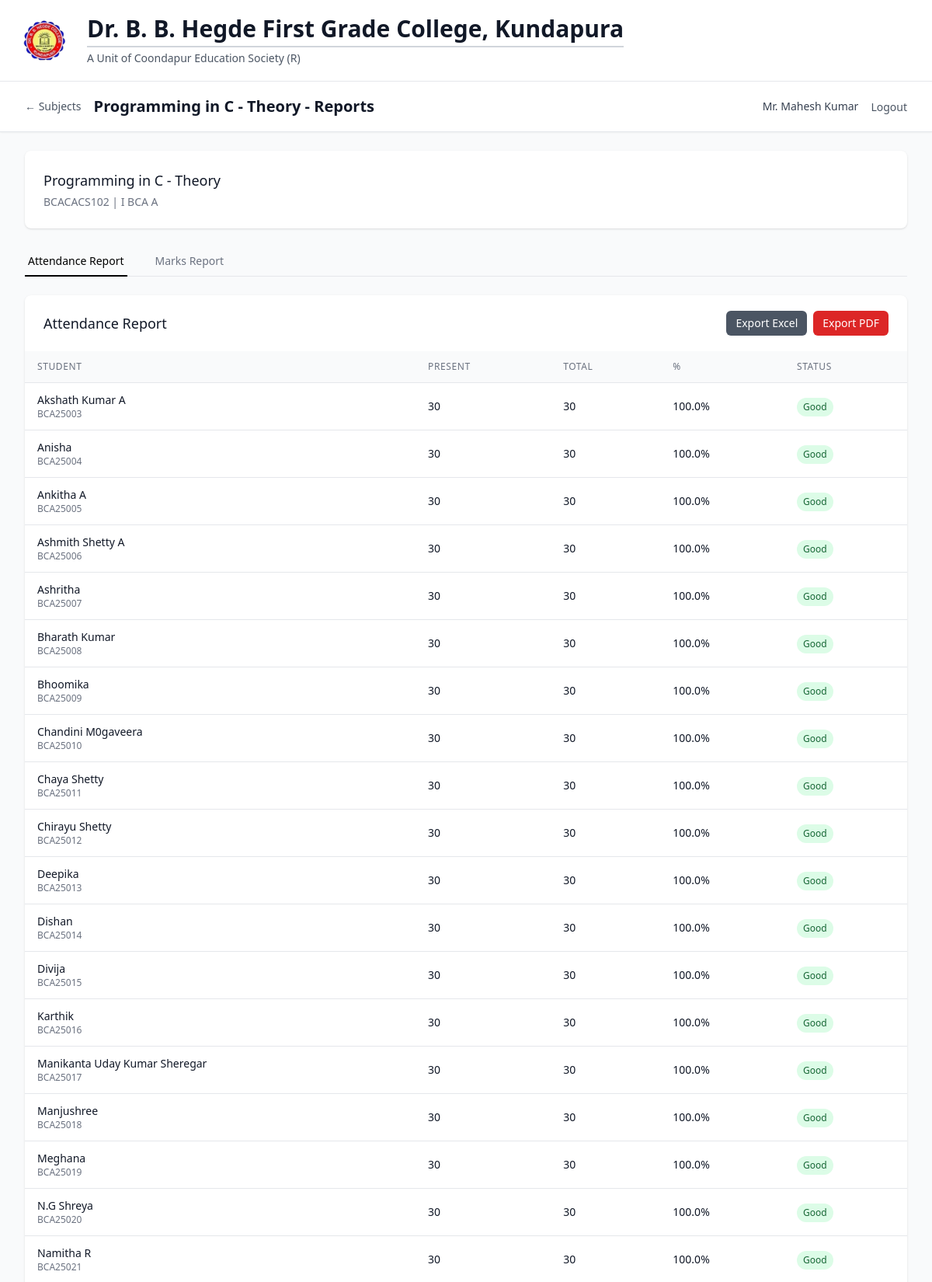
Screenshot of /lecturer/subjects/1/reports (signed in, upper part) with the database file from the repository.
### models/academic.py (models this page shows, shortened)
class Subject(db.Model):
    __tablename__ = 'subject'
    id = db.Column(db.Integer, primary_key=True)
    name = db.Column(db.String(100), nullable=False)
    code = db.Column(db.String(20), nullable=False, index=True)
    course_id = db.Column(db.Integer, db.ForeignKey('course.id'), nullable=False)
    semester = db.Column(db.Integer, nullable=False)
    year = db.Column(db.Integer, nullable=False)
    credits = db.Column(db.Integer, default=3)
    description = db.Column(db.Text, nullable=True)
    created_at = db.Column(db.DateTime, default=datetime.utcnow)
    is_active = db.Column(db.Boolean, default=True)
    assignments = db.relationship('SubjectAssignment', backref='subject', lazy='dynamic')
    enrollments = db.relationship('StudentEnrollment', backref='subject', lazy='dynamic')
    attendance_records = db.relationship('AttendanceRecord', backref='subject', lazy='dynamic')
    monthly_summaries = db.relationship('MonthlyAttendanceSummary', backref='subject', lazy='dynamic')
    student_marks = db.relationship('StudentMarks', backref='subject', lazy='dynamic')
    __table_args__ = (db.UniqueConstraint('code', 'course_id', name='unique_subject_code_per_course'),)
    def get_enrolled_students(self):
        return [enrollment.student for enrollment in self.enrollments.filter_by(is_active=True)]
    def get_attendance_percentage(self, student_id):
        total_classes = self.attendance_records.filter_by(student_id=student_id).count()
        if total_classes == 0:
            return 0
        present_classes = self.attendance_records.filter_by(
            student_id=student_id,
            status='present'
        ).count()
        return round((present_classes / total_classes) * 100, 2)

class Course(db.Model):
    __tablename__ = 'course'
    id = db.Column(db.Integer, primary_key=True)
    name = db.Column(db.String(100), nullable=False)
    code = db.Column(db.String(20), unique=True, nullable=False, index=True)
    description = db.Column(db.Text, nullable=True)
    duration_years = db.Column(db.Integer, default=3, nullable=False)
    total_semesters = db.Column(db.Integer, default=6, nullable=False)
    created_at = db.Column(db.DateTime, default=datetime.utcnow)
    is_active = db.Column(db.Boolean, default=True)
    students = db.relationship('Student', backref='course', lazy='dynamic')
    subjects = db.relationship('Subject', backref='course', lazy='dynamic')

### models/user.py (models this page shows, shortened)
class Lecturer(db.Model):
    __tablename__ = 'lecturer'
    id = db.Column(db.Integer, primary_key=True)
    lecturer_id = db.Column(db.String(20), unique=True, nullable=False, index=True)
    name = db.Column(db.String(100), nullable=False)
    username = db.Column(db.String(80), unique=True, nullable=False, index=True)
    password_hash = db.Column(db.String(120), nullable=False)
    password_encrypted = db.Column(db.Text, nullable=True)  # Encrypted password for management access
    email = db.Column(db.String(120), unique=True, nullable=True)
    created_at = db.Column(db.DateTime, default=datetime.utcnow)
    last_login = db.Column(db.DateTime)
    is_active = db.Column(db.Boolean, default=True)
    subject_assignments = db.relationship('SubjectAssignment', backref='lecturer', lazy='dynamic')
    attendance_records = db.relationship('AttendanceRecord', backref='lecturer', lazy='dynamic')
    monthly_summaries = db.relationship('MonthlyAttendanceSummary', backref='lecturer', lazy='dynamic')
    student_marks = db.relationship('StudentMarks', backref='lecturer', lazy='dynamic')

### models/student.py (models this page shows, shortened)
class Student(db.Model):
    __tablename__ = 'student'
    id = db.Column(db.Integer, primary_key=True)
    roll_number = db.Column(db.String(20), unique=True, nullable=False, index=True)
    name = db.Column(db.String(100), nullable=False)
    course_id = db.Column(db.Integer, db.ForeignKey('course.id'), nullable=False)
    academic_year = db.Column(db.Integer, nullable=False)
    current_semester = db.Column(db.Integer, default=1)
    email = db.Column(db.String(120), unique=True, nullable=True)
    phone = db.Column(db.String(15), nullable=True)
    address = db.Column(db.Text, nullable=True)
    date_of_birth = db.Column(db.Date, nullable=True)
    admission_date = db.Column(db.Date, default=datetime.utcnow().date())
    created_at = db.Column(db.DateTime, default=datetime.utcnow)
    is_active = db.Column(db.Boolean, default=True)
    enrollments = db.relationship('StudentEnrollment', backref='student', lazy='dynamic')
    attendance_records = db.relationship('AttendanceRecord', backref='student', lazy='dynamic')
    marks = db.relationship('StudentMarks', backref='student', lazy='dynamic')
    def get_subject_marks_summary(self, subject_id):
        marks = self.marks.filter_by(subject_id=subject_id).all()
        summary = {
            'internal1': {'obtained': 0, 'max': 0},
            'internal2': {'obtained': 0, 'max': 0},
            'assignment': {'obtained': 0, 'max': 0},
            'project': {'obtained': 0, 'max': 0}
        }
        for mark in marks:
            if mark.assessment_type in summary:
                summary[mark.assessment_type]['obtained'] = mark.marks_obtained
                summary[mark.assessment_type]['max'] = mark.max_marks
        return summary

### routes/auth.py (the view)
        def decorated_function(*args, **kwargs):
            if not SessionManager.is_authenticated(session):
                flash('Please log in to access this page', 'error')
                return redirect(url_for('auth.index'))
            if user_type:
                if user_type == 'management' and not SessionManager.is_management(session):
                    flash('Access denied. Management login required.', 'error')
                    return redirect(url_for('auth.management_login'))
                elif user_type == 'lecturer' and not SessionManager.is_lecturer(session):
                    flash('Access denied. Lecturer login required.', 'error')
                    return redirect(url_for('auth.lecturer_login'))
            return f(*args, **kwargs)

### app.py (called while the page is built)
def create_app():
    app = Flask(__name__)
    app.config.from_object(Config)
    db.init_app(app)
    csrf = CSRFProtect(app)
    @app.context_processor
    def inject_csrf_token():
        from flask_wtf.csrf import generate_csrf
        return dict(csrf_token=generate_csrf)
    from routes.auth import auth_bp
    from routes.management import management_bp
    from routes.lecturer import lecturer_bp
    app.register_blueprint(auth_bp)
    app.register_blueprint(management_bp, url_prefix='/management')
    app.register_blueprint(lecturer_bp, url_prefix='/lecturer')
    init_db(app)
    return app

### models/marks.py (called while the page is built)
    @staticmethod
    def get_student_subject_marks(student_id, subject_id):
        return StudentMarks.query.filter_by(
            student_id=student_id,
            subject_id=subject_id
        ).all()

    @staticmethod
    def get_student_overall_percentage(student_id, subject_id):
        marks = StudentMarks.get_student_subject_marks(student_id, subject_id)
        if not marks:
            return 0.0
        total_obtained = sum(mark.marks_obtained for mark in marks)
        total_max = sum(mark.max_marks for mark in marks)
        if total_max == 0:
            return 0.0
        return round((total_obtained / total_max) * 100, 2)

### routes/auth.py (called while the page is built)
@auth_bp.app_context_processor
def inject_user():
    session_info = SessionManager.get_session_info(session)
    if session_info and session_info.get('user_type') == 'lecturer':
        try:
            from services.auth_service import AuthService
            user_obj, _ = AuthService.get_user_info('lecturer', session_info.get('user_id'))
            if user_obj and getattr(user_obj, 'name', None):
                session_info['name'] = user_obj.name
        except Exception:
            pass
    return {
        'current_user': session_info,
        'is_authenticated': SessionManager.is_authenticated(session),
        'is_management': SessionManager.is_management(session),
        'is_lecturer': SessionManager.is_lecturer(session)
    }

### services/auth_service.py (called while the page is built)
    @staticmethod
    def is_authenticated(session):
        return 'user_type' in session and 'user_id' in session

    @staticmethod
    def is_management(session):
        return session.get('user_type') == 'management'

    @staticmethod
    def is_lecturer(session):
        return session.get('user_type') == 'lecturer'

### templates/lecturer/reports.html (shortened to what this page needs)
{% extends "base.html" %}
{% block content %}
<div class="min-h-screen bg-gray-50">
    <nav class="bg-white shadow-sm border-b border-gray-200 no-print">
        <div class="max-w-7xl mx-auto px-4 sm:px-6 lg:px-8">
            <div class="flex justify-between items-center h-16">
                <div class="flex items-center space-x-2 sm:space-x-4 min-w-0 flex-1">
                    <a href="{{ url_for('lecturer.subjects') }}" class="text-sm text-gray-600 hover:text-black flex-shrink-0">← Subjects</a>
                    <h1 class="text-sm sm:text-xl font-semibold text-gray-900 truncate">{{ subject.name }} - Reports</h1>
                </div>
                <div class="hidden md:flex items-center space-x-4">
                    <span class="text-sm text-gray-700">{{ current_user.name or current_user.username }}</span>
                    <form method="POST" action="{{ url_for('auth.logout') }}" class="inline">
                        <button type="submit" class="text-sm text-gray-600 hover:text-black">Logout</button>
                    </form>
                </div>
            </div>
        </div>
    </nav>
    <div class="max-w-7xl mx-auto py-4 sm:py-6 px-4 sm:px-6 lg:px-8">
        <div class="bg-white shadow rounded-lg mb-4 sm:mb-6">
            <div class="px-4 py-4 sm:p-6">
                <h3 class="text-base sm:text-lg font-medium text-gray-900 truncate">{{ subject.name }}</h3>
                <p class="text-xs sm:text-sm text-gray-500 mt-1">{{ subject.code }} | {{ subject.course.name if subject.course else 'N/A' }}</p>
            </div>
        </div>
        <div class="mb-4 sm:mb-6 no-print">
            <div class="border-b border-gray-200">
                <nav class="-mb-px flex space-x-8">
                    <button onclick="showTab('attendance')" id="attendance-tab" class="tab-button border-b-2 border-black text-black py-2 px-1 text-sm font-medium">
                        Attendance Report
                    </button>
                    <button onclick="showTab('marks')" id="marks-tab" class="tab-button border-b-2 border-transparent text-gray-500 hover:text-gray-700 hover:border-gray-300 py-2 px-1 text-sm font-medium">
                        Marks Report
                    </button>
                </nav>
            </div>
        </div>
        <div class="space-y-6">
            <div id="attendance-content" class="tab-content bg-white shadow rounded-lg">
                <div class="px-4 py-4 sm:py-5 sm:px-6 flex items-center justify-between">
                    <h3 class="text-base sm:text-lg leading-6 font-medium text-gray-900">Attendance Report</h3>
                    <div class="no-print flex space-x-2">
                        <a href="{{ url_for('lecturer.export_subject_attendance_report_excel', subject_id=subject.id) }}" class="inline-flex items-center justify-center bg-gray-600 text-white py-1.5 px-3 rounded-md hover:bg-gray-700 text-xs sm:text-sm">Export Excel</a>
                        <a href="{{ url_for('lecturer.export_subject_attendance_report_pdf', subject_id=subject.id) }}" class="inline-flex items-center justify-center bg-red-600 text-white py-1.5 px-3 rounded-md hover:bg-red-700 text-xs sm:text-sm">Export PDF</a>
                    </div>
                </div>
                {% if attendance_report %}
                <div class="hidden sm:block overflow-x-auto">
                    <table class="min-w-full divide-y divide-gray-200">
                        <thead class="bg-gray-50">
                            <tr>
                                <th class="px-4 py-3 text-left text-xs font-medium text-gray-500 uppercase tracking-wider">Student</th>
                                <th class="px-4 py-3 text-left text-xs font-medium text-gray-500 uppercase tracking-wider">Present</th>
                                <th class="px-4 py-3 text-left text-xs font-medium text-gray-500 uppercase tracking-wider">Total</th>
                                <th class="px-4 py-3 text-left text-xs font-medium text-gray-500 uppercase tracking-wider">%</th>
                                <th class="px-4 py-3 text-left text-xs font-medium text-gray-500 uppercase tracking-wider">Status</th>
                            </tr>
                        </thead>
                        <tbody class="bg-white divide-y divide-gray-200">
                            {% for record in attendance_report %}
                            <tr class="{% if record.has_shortage %}bg-red-50{% endif %}">
                                <td class="px-4 py-3 whitespace-nowrap">
                                    <div class="text-sm font-medium text-gray-900">{{ record.student.name }}</div>
                                    <div class="text-xs text-gray-500">{{ record.student.roll_number }}</div>
                                </td>
                                <td class="px-4 py-3 whitespace-nowrap text-sm text-gray-900">{{ record.present_classes }}</td>
                                <td class="px-4 py-3 whitespace-nowrap text-sm text-gray-900">{{ record.total_classes }}</td>
                                <td class="px-4 py-3 whitespace-nowrap text-sm text-gray-900">{{ record.attendance_percentage }}%</td>
                                <td class="px-4 py-3 whitespace-nowrap">
                                    {% if record.has_shortage %}
                                    <span class="inline-flex items-center px-2 py-1 rounded-full text-xs font-medium bg-red-100 text-red-800">
                                        Shortage
                                    </span>
                                    {% else %}
                                    <span class="inline-flex items-center px-2 py-1 rounded-full text-xs font-medium bg-green-100 text-green-800">
                                        Good
                                    </span>
                                    {% endif %}
                                </td>
                            </tr>
                            {% endfor %}
                        </tbody>
                    </table>
                </div>
                {% endif %}
            </div>
        </div>
    </div>
</div>
{% endblock %}

### rows the page displays
Subject: name "Programming in C - Theory", code "BCACACS102"
Lecturer: name "Mr. Mahesh Kumar"
Course: course "I BCA A"
Student: student.name "Akshath Kumar A", student.roll_number "BCA25003"
Student: student.name "Anisha", student.roll_number "BCA25004"
Student: student.name "Ankitha A", student.roll_number "BCA25005"
Student: student.name "Ashmith Shetty A", student.roll_number "BCA25006"
Student: student.name "Ashritha", student.roll_number "BCA25007"
Student: student.name "Bharath Kumar", student.roll_number "BCA25008"
Student: student.name "Bhoomika", student.roll_number "BCA25009"
Student: student.name "Chandini M0gaveera", student.roll_number "BCA25010"
Student: student.name "Chaya Shetty", student.roll_number "BCA25011"
Student: student.name "Chirayu Shetty", student.roll_number "BCA25012"
Student: student.name "Deepika", student.roll_number "BCA25013"
Student: student.name "Dishan", student.roll_number "BCA25014"
Student: student.name "Divija", student.roll_number "BCA25015"
Student: student.name "Karthik", student.roll_number "BCA25016"
Student: student.name "Manikanta Uday Kumar Sheregar", student.roll_number "BCA25017"
Student: student.name "Manjushree", student.roll_number "BCA25018"
Student: student.name "Meghana", student.roll_number "BCA25019"
Student: student.name "N.G Shreya", student.roll_number "BCA25020"
Student: student.name "Namitha R", student.roll_number "BCA25021"

### other values shown
{{ record.present_classes }} "30" "30" "30" "30" "30" "30" "30" "30" "30" "30" "30" "30" "30" "30" "30" "30" "30" "30" "30"
{{ record.total_classes }} "30" "30" "30" "30" "30" "30" "30" "30" "30" "30" "30" "30" "30" "30" "30" "30" "30" "30" "30"
{{ record.attendance_percentage }} "100.0" "100.0" "100.0" "100.0" "100.0" "100.0" "100.0" "100.0" "100.0" "100.0" "100.0" "100.0" "100.0" "100.0" "100.0" "100.0" "100.0" "100.0" "100.0"
